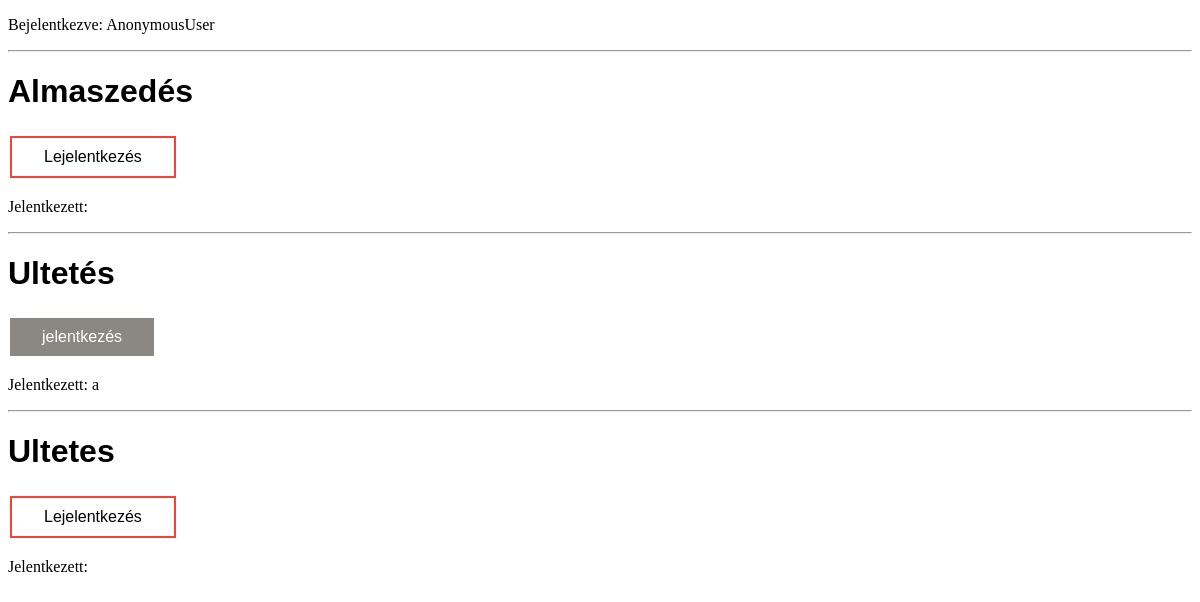
/valasztas/, run on an earlier commit of the app's database.
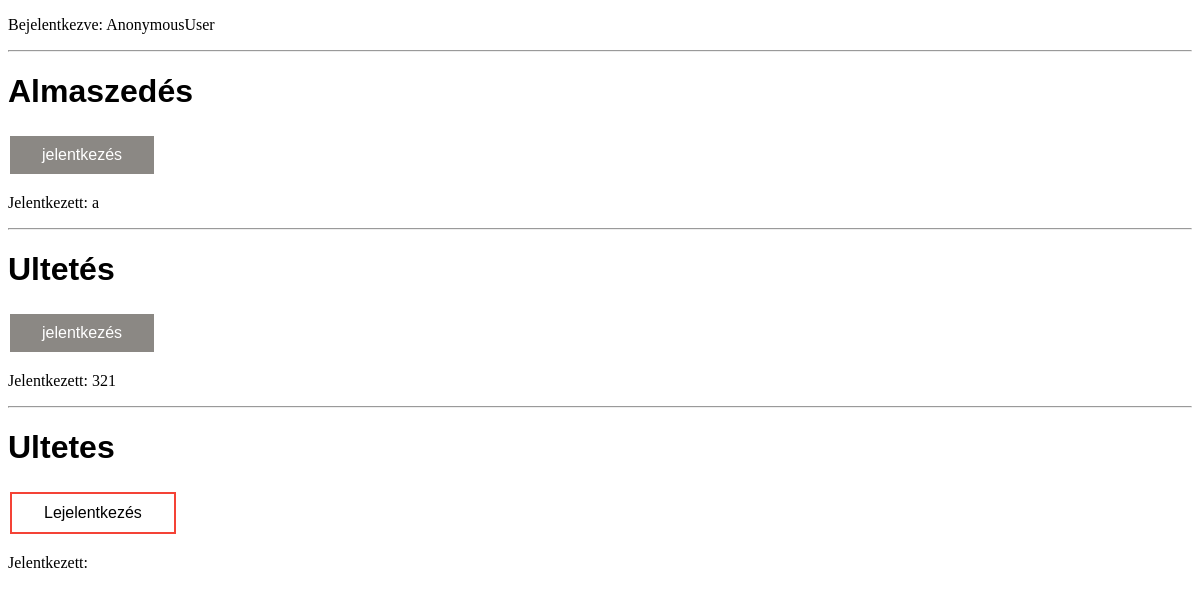
And on a later commit of the database.
### APP/models.py (models this page shows, shortened)
class Feladat(models.Model):
    nev=models.CharField(primary_key=True,max_length=100,blank=False)
    resztvevo=models.CharField(max_length=100,blank=True)
    class Meta:
        verbose_name = 'Feladat'
        verbose_name_plural = 'Feladats'

### APP/views.py (the view)
# urls.py: path('valasztas/',valasztas),
def valasztas(request):
    count=Feladat.objects.filter(resztvevo=request.user).count()
    if count==0:
        vanmar=False
    else:
        vanmar=True
    context={
        'feladatok':Feladat.objects.all(),
        'vanmar':vanmar,
    }
    return render(request,"menu.html",context)

### APP/templates/menu.html (shortened to what this page needs)
{% load static %}
<!DOCTYPE html>
<html lang="en">
<head>
    <link rel="stylesheet" href="{% static 'styles.css' %}" >
</head>
<body>
    <p id="user">Bejelentkezve: {{user}}</p>
    {% for feladat in feladatok  %}
        <div >
            <hr>
        <h1 class="cim">{{feladat.nev}}</h1>
        {% if feladat.resztvevo == request.user.username %}
            <form action="{{feladat.nev}}" method="POST">
                <button id="lejelentkezes" type="submit" value="{{feladat.nev}}" name="lejelentkezes">Lejelentkezés</button>
            </form>
        {% elif vanmar and feladat.resztvevo|stringformat:'s' == ""  %}
            <form action="{{feladat.nev}}" method="POST">
                {% csrf_token %}
                <button id="atjelentkezes" type="submit" value="{{feladat.nev}}" name="atjelentkezes">Átjelentkezés</button>
            </form>
        {% elif feladat.resztvevo != request.user.username and feladat.resztvevo|stringformat:'s' != "" %}
            <form action="{{feladat.nev}}" method="POST">
                <button id="jelentkezesD" type="submit" value="{{feladat.nev}}"  disabled>jelentkezés</button>
            </form>
        {% else %}
            <form action="{{feladat.nev}}" method="POST">
                {% csrf_token %}
                <button id="jelentkezes" type="submit" value="{{feladat.nev}}" name="jelentkezes" >Jelentkezés</button>
            </form>
        {% endif %}
        <p>Jelentkezett: {{feladat.resztvevo}}</p>
        </div>
    {% endfor %}
</body>
</html>

### APP/static/styles.css (style rules this page uses)
#lejelentkezes { background-color: #f44336; border: none; color: white; padding: 10px 32px; text-align: center; text-decoration: none; display: inline-block; font-size: 16px; margin: 4px 2px; transition-duration: 0.4s; cursor: pointer; }
#lejelentkezes { background-color: white; color: black; border: 2px solid #f44336; }
.cim { font-family: 'Franklin Gothic Medium', 'Arial Narrow', Arial, sans-serif; }
#jelentkezesD { background-color: #8b8884; border: none; color: white; padding: 10px 32px; text-align: center; text-decoration: none; display: inline-block; font-size: 16px; margin: 4px 2px; transition-duration: 0.4s; cursor: pointer; }

What changed in the data, as far as the page shows it:
changed Feladat "Almaszedés": resztvevo (not shown) → "a"; resztvevo "Lejelentkezés" → "jelentkezés"
changed Feladat "Ultetés": resztvevo "a" → "321"
